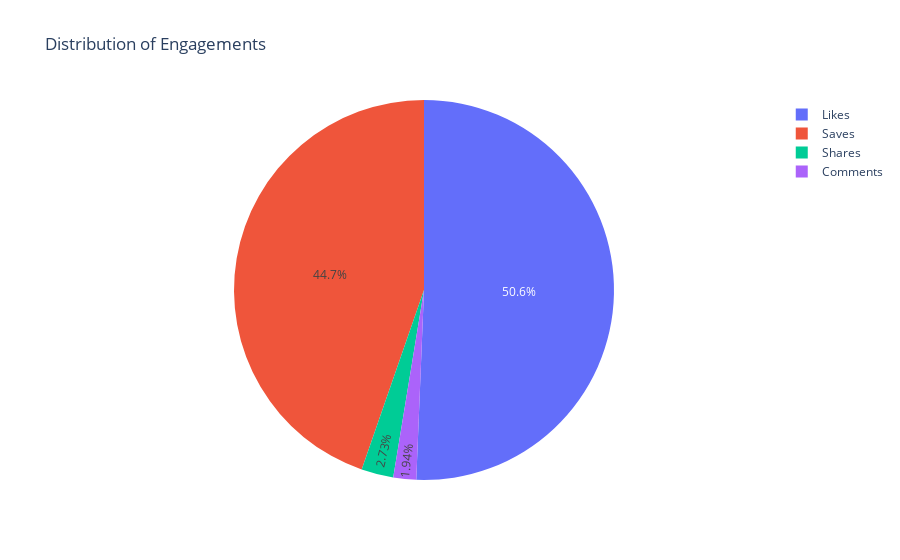

Write notebook code for a chart like this one.
### Markdown cell above
let’s have a look at the distribution of engagement sources:

### Code cell
e_metrics=['Saves', 'Comments', 'Shares', 'Likes']
e_counts=[data[metric].sum() for metric in e_metrics]

fig=px.pie(data_frame=data,names=e_metrics,values=e_counts,title="Distribution of Engagements")
fig.show()

### Figure 1 — Plotly figure (JSON) as saved in the notebook; plotly's stock layout.template omitted (floating-point values rounded to 4 significant figures)
{"data": [{"domain": {"x": [0, 1], "y": [0, 1]}, "hovertemplate": "label=%{label}<br>value=%{value}<extra></extra>", "labels": ["Saves", "Comments", "Shares", "Likes"], "legendgroup": "", "name": "", "showlegend": true, "type": "pie", "values": [18244, 793, 1114, 20680]}], "layout": {"legend": {"tracegroupgap": 0}, "title": {"text": "Distribution of Engagements"}}}
